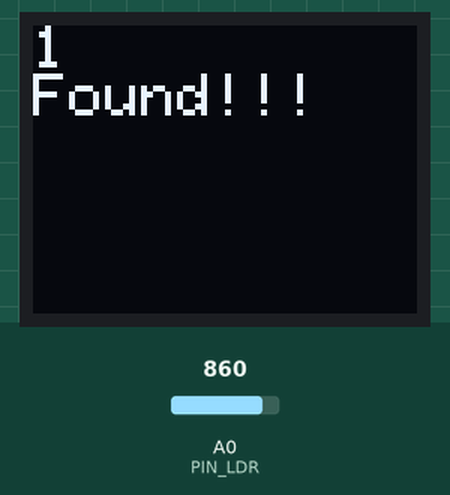
Recording of a sketch running on a simulated Arduino Uno, built with avr-gcc and run on an emulated ATmega328P. Shown: 64×48 one-colour display. The inputs (shaded band) are chosen by the test bench; at power-on: A0 (PIN_LDR) = 512. The display library's start-up logo is not drawn; what the sketch prints to the serial monitor is not drawn. At 1.0 s the program stops and its outputs stay as they are.

1.0 s: A0 (PIN_LDR) set to 860
Above: at 1.5 s.
Timing chart, 0 to 2.5 s (numbered marks = the images above; inputs shaded):
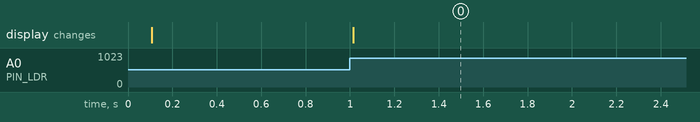

The sketch:

ir-brute-force-code.ino
```cpp
#include <MicroView.h>
#include <IRremote.h>

#define FREQ_KHZ 38

#define VAL_MIN 0
#define VAL_MAX 5000

#define ARR_SIZE_MAX 70

#define PIN_LDR A0

#define LDR_THRES 850

IRsend irsend;

unsigned int irSignal[ARR_SIZE_MAX];

int sensorValue;

void displayNumber(int num, bool found) {
  uView.clear(PAGE);
  uView.setCursor(0,0);
  uView.println(num);
  if(found){
    uView.print("Found!!!");
  }
  uView.display();
}

void printArray(unsigned int arr[], int length);


void recurseSubArray(unsigned int arr[], int arrSize, int startPosition) {

  if (startPosition == arrSize) {
    sendSignalData(arr, arrSize);
    sensorValue = analogRead(PIN_LDR);
    if(sensorValue > 850){
      Serial.println("Found");
      printArray(arr, arrSize);
      displayNumber(arrSize, true);
      while(true);

    }
    return;
  }


  for (int currValueInCell = VAL_MIN; currValueInCell <= VAL_MAX; currValueInCell += 5) {

    arr[startPosition] = currValueInCell;

    recurseSubArray(arr, arrSize, startPosition + 1);
  }


}

void setup() {
  pinMode(PIN_LDR, INPUT);

  Serial.begin(115200);

  while (!Serial) {
  }


  uView.begin();    // begin of MicroView
  uView.clear(ALL); // erase hardware memory inside the OLED controller
  uView.display();  // display the content in the buffer memory, by default it is the MicroView logo
  Serial.println("Started");


  for (int arrSize = 0; arrSize < ARR_SIZE_MAX; arrSize++) {
    printArray(irSignal, arrSize);
    displayNumber(arrSize, false);
    recurseSubArray(irSignal, arrSize, 0);
  }

  Serial.println("End");
}

void loop() {


}

void sendSignalData(unsigned int arr[], int length) {
  irsend.sendRaw(irSignal, length, FREQ_KHZ);
}


void printArray(unsigned int arr[], int length) {
  for (int i = 0; i < length; i++) {
    Serial.print(arr[i]);
    Serial.print(" ");
  }

  Serial.println();
}
```

Measured:
- after the input at 1.0 s, the display: changes at once (image 0)
